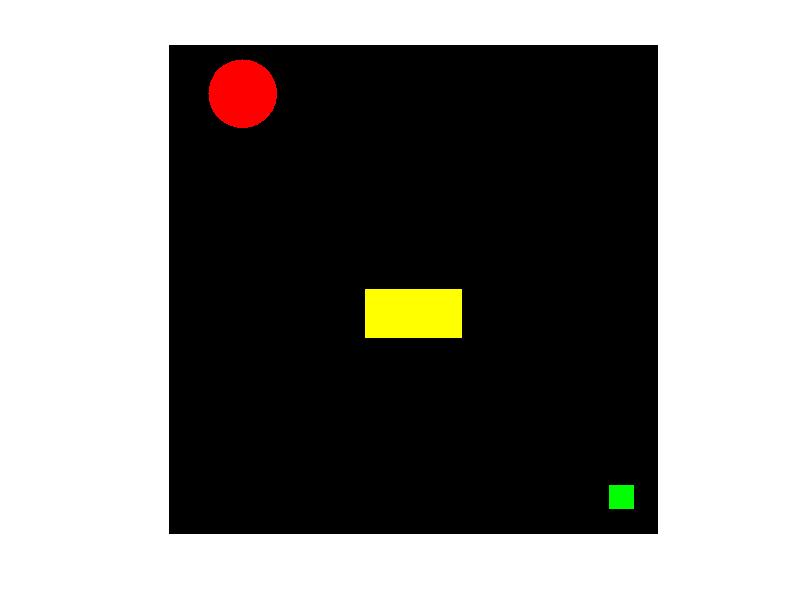

MATLAB code to generate this figure:
canvas = zeros(1000,1000,3);
color = zeros(1000,1000,3);
color(:,:,1) = ones(1000,1000);

% cerchio
cent = [100,150];
length_object = 70;

[columnsInImage rowsInImage] = meshgrid(1:size(canvas,1), 1:size(canvas,2));
circlePixels = (rowsInImage - cent(1)).^2 + (columnsInImage - cent(2)).^2 <= length_object.^2;
% uso una mesh a valori booleani per indicare dove devo cambiare il colore
% al canvas
circlePixels3d=repmat(circlePixels,[1 1 3]);

canvas((circlePixels3d)) = color((circlePixels3d));
clear("circlePixels", "circlePixels3d");

% quadrato e rettangolo
canvas(500:599,400:599,1:2)=ones(100,200,2);
canvas(900:949,900:949,2)=ones(50,50);

imshow(canvas);
clear("canvas", "cent", "color", "columnsInImage", "length_object", "rowsInImage")